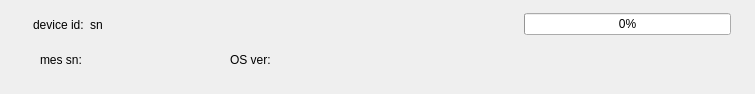
<?xml version="1.0" encoding="UTF-8"?>
<ui version="4.0">
 <class>BurningDevice</class>
 <widget class="QWidget" name="BurningDevice">
  <property name="geometry">
   <rect>
    <x>0</x>
    <y>0</y>
    <width>755</width>
    <height>94</height>
   </rect>
  </property>
  <property name="windowTitle">
   <string>Form</string>
  </property>
  <widget class="QWidget" name="layoutWidget">
   <property name="geometry">
    <rect>
     <x>20</x>
     <y>10</y>
     <width>711</width>
     <height>29</height>
    </rect>
   </property>
   <layout class="QHBoxLayout" name="horizontalLayout">
    <item>
     <widget class="QLabel" name="lbl_img_status">
      <property name="text">
       <string/>
      </property>
     </widget>
    </item>
    <item>
     <widget class="QLabel" name="lbl_sn">
      <property name="text">
       <string>device id:</string>
      </property>
     </widget>
    </item>
    <item>
     <widget class="QLabel" name="sn">
      <property name="text">
       <string>sn</string>
      </property>
     </widget>
    </item>
    <item>
     <spacer name="horizontalSpacer_2">
      <property name="orientation">
       <enum>Qt::Horizontal</enum>
      </property>
      <property name="sizeHint" stdset="0">
       <size>
        <width>40</width>
        <height>20</height>
       </size>
      </property>
     </spacer>
    </item>
    <item>
     <spacer name="horizontalSpacer">
      <property name="orientation">
       <enum>Qt::Horizontal</enum>
      </property>
      <property name="sizeHint" stdset="0">
       <size>
        <width>40</width>
        <height>20</height>
       </size>
      </property>
     </spacer>
    </item>
    <item>
     <widget class="QProgressBar" name="pgb_burning">
      <property name="value">
       <number>0</number>
      </property>
     </widget>
    </item>
   </layout>
  </widget>
  <widget class="QWidget" name="layoutWidget">
   <property name="geometry">
    <rect>
     <x>40</x>
     <y>50</y>
     <width>171</width>
     <height>19</height>
    </rect>
   </property>
   <layout class="QHBoxLayout" name="horizontalLayout_2">
    <item>
     <widget class="QLabel" name="lbl_mes_sn">
      <property name="sizePolicy">
       <sizepolicy hsizetype="Fixed" vsizetype="Preferred">
        <horstretch>0</horstretch>
        <verstretch>0</verstretch>
       </sizepolicy>
      </property>
      <property name="text">
       <string>mes sn:</string>
      </property>
     </widget>
    </item>
    <item>
     <widget class="QLabel" name="mes_sn">
      <property name="text">
       <string/>
      </property>
     </widget>
    </item>
   </layout>
  </widget>
  <widget class="QWidget" name="layoutWidget">
   <property name="geometry">
    <rect>
     <x>230</x>
     <y>50</y>
     <width>481</width>
     <height>20</height>
    </rect>
   </property>
   <layout class="QHBoxLayout" name="horizontalLayout_3">
    <item>
     <widget class="QLabel" name="lbl_fw">
      <property name="sizePolicy">
       <sizepolicy hsizetype="Fixed" vsizetype="Preferred">
        <horstretch>0</horstretch>
        <verstretch>0</verstretch>
       </sizepolicy>
      </property>
      <property name="text">
       <string>OS ver:</string>
      </property>
     </widget>
    </item>
    <item>
     <widget class="QLabel" name="fw_ver">
      <property name="text">
       <string/>
      </property>
     </widget>
    </item>
   </layout>
  </widget>
 </widget>
 <resources/>
 <connections/>
</ui>
